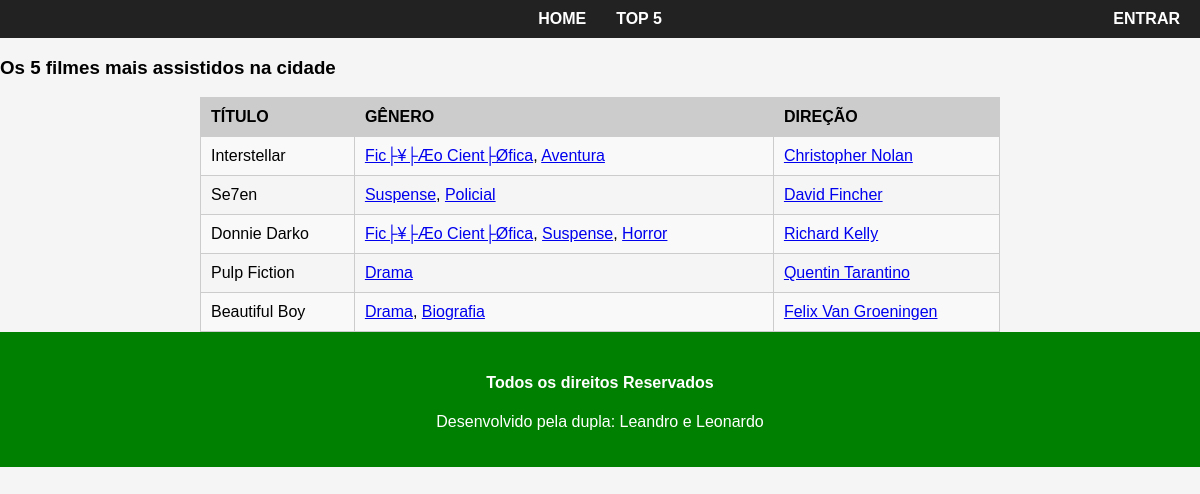
The app's page /top5, older data.
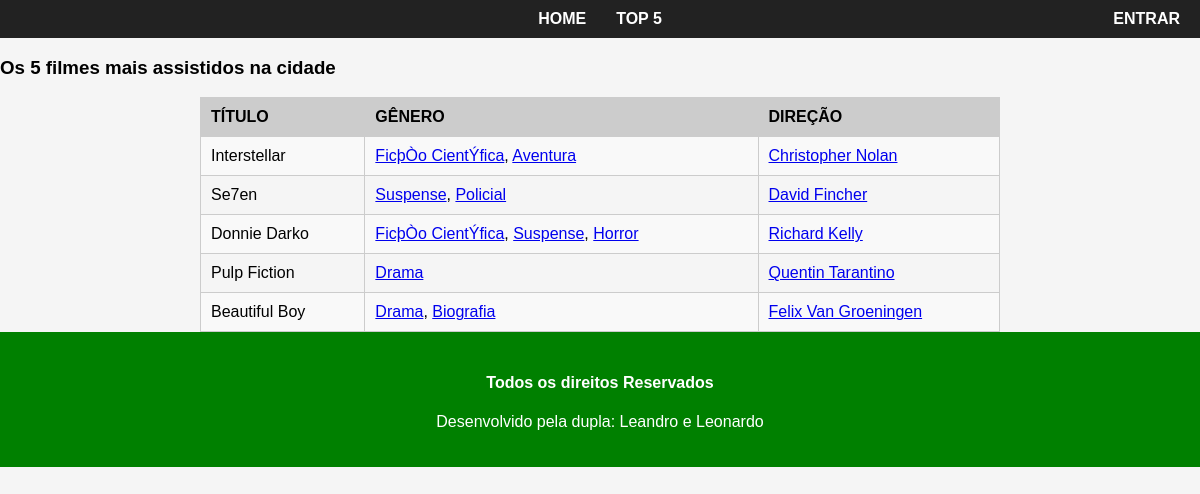
The same page, newer data.
### main/models.py (models this page shows, shortened)
class Genero(models.Model):
    nome = models.CharField(max_length=100)
    descricao = models.TextField()

### main/views.py (the view)
# urls.py: path('top5', views.top5, name='top5'),
def top5(request):
    filmes = Filme.objects.all()[:5]
    return render(request, 'main/top5.html', context={'filmes': filmes})

### main/templates/main/top5.html (shortened to what this page needs)
{% extends 'main/base.html' %}
{% block content %}
    <h3>Os 5 filmes mais assistidos na cidade</h3>
        <table>
            <tr>
                <th>Título</th>
                <th>Gênero</th>
                <th>Direção</th>
            </tr>
            {% for filme in filmes %}
                <tr>
                    <td>{{ filme.titulo }}</td>
                    <td>
                        {% for genero in filme.genero.all %}
                            <a href="{% url 'main:genero' genero.nome %}">{{ genero.nome }}</a>{% if not forloop.last %}, {% endif %}
                        {% endfor %}
                    </td>
                <td>
                    {% for diretor in filme.direcao.all %}
                        <a href="{% url 'main:biografia' diretor.nome|urlencode %}">{{ diretor.nome }}</a>{% if not forloop.last %}, {% endif %}
                    {% endfor %}
                </td>
                </tr>
            {% endfor %}
        </table>
{% endblock %}

Row changes from the older to the newer data that the page shows:
changed Genero: nome "Fic├¥├Æo Cient├Øfica" → "FicþÒo CientÝfica"
